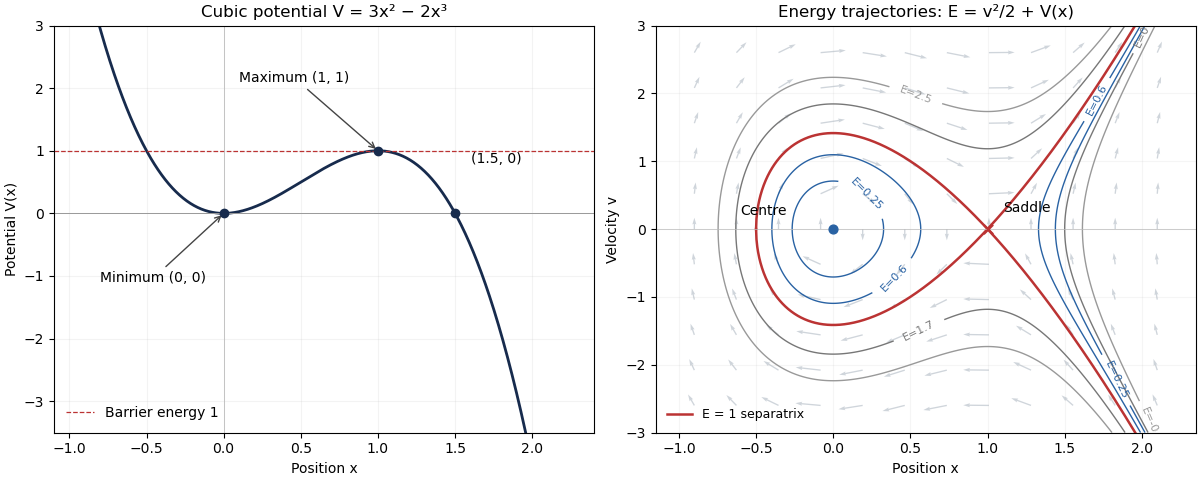

Recreate this plot in Python.
"""Cubic potential and its phase portrait. Python 3.14; root pyproject dependencies.

Write only the PNG basename to the caller's working directory. Matplotlib honours
any MPLCONFIGDIR supplied by the caller.
"""
from pathlib import Path
import matplotlib
matplotlib.use('Agg')
import matplotlib.pyplot as plt
import numpy as np

def potential(x):
    return 3*x*x-2*x*x*x

def main():
    fig,axes=plt.subplots(1,2,figsize=(12,4.8),layout='constrained',facecolor='white')
    left,right=axes
    x=np.linspace(-1.1,2.4,1200)
    left.plot(x,potential(x),color='#172b4d',lw=2)
    left.axhline(0,color='#999999',lw=.7)
    left.axhline(1,color='#bb3333',lw=.9,ls='--',label='Barrier energy 1')
    left.axvline(0,color='#bbbbbb',lw=.6)
    left.scatter([0,1,1.5],[0,1,0],color='#172b4d',zorder=4)
    left.annotate('Minimum (0, 0)',(0,0),xytext=(-.8,-1.1),arrowprops={'arrowstyle':'->','color':'#444444'})
    left.annotate('Maximum (1, 1)',(1,1),xytext=(.1,2.1),arrowprops={'arrowstyle':'->','color':'#444444'})
    left.annotate('(1.5, 0)',(1.5,0),xytext=(1.6,.8))
    left.set(xlim=(-1.1,2.4),ylim=(-3.5,3),xlabel='Position x',ylabel='Potential V(x)',title='Cubic potential V = 3x² − 2x³')
    left.grid(alpha=.15)
    left.legend(loc='lower left',frameon=False)
    xs=np.linspace(-1.15,2.35,1000)
    vs=np.linspace(-3,3,700)
    xx,vv=np.meshgrid(xs,vs)
    energy=vv**2/2+potential(xx)
    levels=[-.6,0,.25,.6,1.7,2.5]
    cs=right.contour(xx,vv,energy,levels=levels,colors=['#999999','#777777','#2962a3','#2962a3','#777777','#999999'],linewidths=1)
    right.clabel(cs,inline=True,fmt=lambda e:f'E={e:g}',fontsize=8)
    sep=np.linspace(-.5,2.35,1100)
    speed=np.abs(sep-1)*np.sqrt(2*(2*sep+1))
    right.plot(sep,speed,color='#bb3333',lw=1.8,label='E = 1 separatrix')
    right.plot(sep,-speed,color='#bb3333',lw=1.8)
    qx,qv=np.meshgrid(np.linspace(-.9,2.1,12),np.linspace(-2.6,2.6,11))
    dx=qv;dv=6*qx*(qx-1)
    norm=np.hypot(dx,dv)
    right.quiver(qx,qv,dx/np.maximum(norm,1e-9),dv/np.maximum(norm,1e-9),angles='xy',scale_units='xy',scale=6,color='#788899',alpha=.35,width=.0025)
    right.scatter([0],[0],s=40,color='#2962a3',zorder=5)
    right.scatter([1],[0],s=45,marker='x',color='#bb3333',zorder=5)
    right.annotate('Centre',(0,0),xytext=(-.6,.2))
    right.annotate('Saddle',(1,0),xytext=(1.1,.25))
    right.axhline(0,color='#bbbbbb',lw=.5)
    right.set(xlim=(-1.15,2.35),ylim=(-3,3),xlabel='Position x',ylabel='Velocity v',title='Energy trajectories: E = v²/2 + V(x)')
    right.legend(loc='lower left',fontsize=9,frameon=False)
    right.grid(alpha=.12)
    fig.savefig(Path('paper-4-potential-phase.png'),dpi=100,facecolor='white',transparent=False)
    plt.close(fig)

if __name__=='__main__':
    main()
